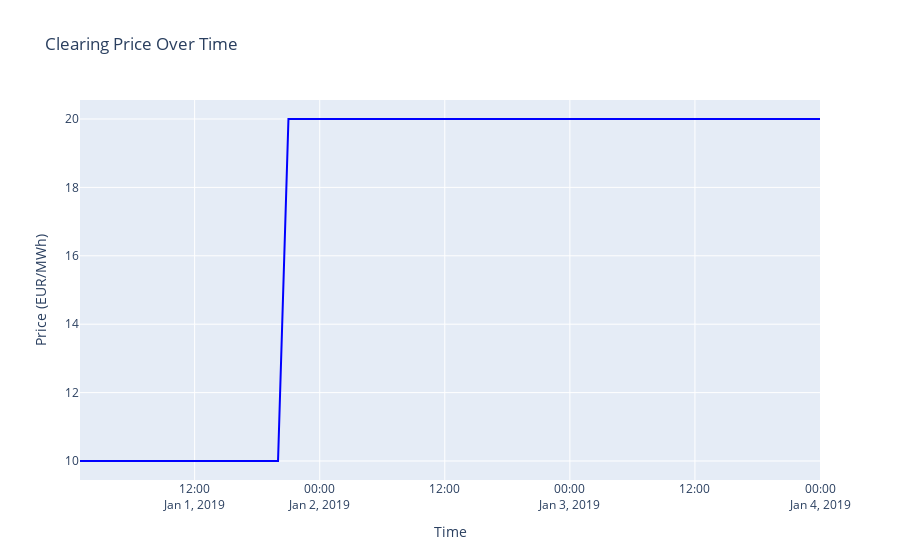

The notebook cell this image was saved under:
### Code cell
# Load the market_meta CSV file
market_meta = pd.read_csv("outputs/tutorial_09_steel_plant_Day_Ahead/market_meta.csv")

# Convert 'time' column to datetime if it's not already in the correct format
market_meta["time"] = pd.to_datetime(market_meta["time"])

# Create a Plotly figure for the clearing price
fig = go.Figure()

# Add a scatter plot trace for the price over time
fig.add_trace(
    go.Scatter(
        x=market_meta["time"],
        y=market_meta["price"],
        mode="lines",
        name="Clearing Price",
        line=dict(color="blue"),
    )
)

# Set the layout for the figure
fig.update_layout(
    title="Clearing Price Over Time",
    xaxis_title="Time",
    yaxis_title="Price (EUR/MWh)",
    xaxis=dict(showgrid=True),
    yaxis=dict(showgrid=True),
)

# Display the figure
fig.show()

### Figure 1 — Plotly figure (JSON) as saved in the notebook; plotly's stock layout.template omitted (floating-point values rounded to 4 significant figures)
{"data": [{"line": {"color": "blue"}, "mode": "lines", "name": "Clearing Price", "type": "scatter", "x": ["2019-01-01T01:00:00", "2019-01-01T02:00:00", "2019-01-01T03:00:00", "2019-01-01T04:00:00", "2019-01-01T05:00:00", "2019-01-01T06:00:00", "2019-01-01T07:00:00", "2019-01-01T08:00:00", "2019-01-01T09:00:00", "2019-01-01T10:00:00", "2019-01-01T11:00:00", "2019-01-01T12:00:00", "2019-01-01T13:00:00", "2019-01-01T14:00:00", "2019-01-01T15:00:00", "2019-01-01T16:00:00", "2019-01-01T17:00:00", "2019-01-01T18:00:00", "2019-01-01T19:00:00", "2019-01-01T20:00:00", "2019-01-01T21:00:00", "2019-01-01T22:00:00", "2019-01-01T23:00:00", "2019-01-02T00:00:00", "2019-01-02T01:00:00", "2019-01-02T02:00:00", "2019-01-02T03:00:00", "2019-01-02T04:00:00", "2019-01-02T05:00:00", "2019-01-02T06:00:00", "2019-01-02T07:00:00", "2019-01-02T08:00:00", "2019-01-02T09:00:00", "2019-01-02T10:00:00", "2019-01-02T11:00:00", "2019-01-02T12:00:00", "2019-01-02T13:00:00", "2019-01-02T14:00:00", "2019-01-02T15:00:00", "2019-01-02T16:00:00", "2019-01-02T17:00:00", "2019-01-02T18:00:00", "2019-01-02T19:00:00", "2019-01-02T20:00:00", "2019-01-02T21:00:00", "2019-01-02T22:00:00", "2019-01-02T23:00:00", "2019-01-03T00:00:00", "2019-01-03T01:00:00", "2019-01-03T02:00:00", "2019-01-03T03:00:00", "2019-01-03T04:00:00", "2019-01-03T05:00:00", "2019-01-03T06:00:00", "2019-01-03T07:00:00", "2019-01-03T08:00:00", "2019-01-03T09:00:00", "2019-01-03T10:00:00", "2019-01-03T11:00:00", "2019-01-03T12:00:00", "2019-01-03T13:00:00", "2019-01-03T14:00:00", "2019-01-03T15:00:00", "2019-01-03T16:00:00", "2019-01-03T17:00:00", "2019-01-03T18:00:00", "2019-01-03T19:00:00", "2019-01-03T20:00:00", "2019-01-03T21:00:00", "2019-01-03T22:00:00", "2019-01-03T23:00:00", "2019-01-04T00:00:00"], "y": [10, 10, 10, 10, 10, 10, 10, 10, 10, 10, 10, 10, 10, 10, 10, 10, 10, 10, 10, 10, 20, 20, 20, 20, 20, 20, 20, 20, 20, 20, 20, 20, 20, 20, 20, 20, 20, 20, 20, 20, 20, 20, 20, 20, 20, 20, 20, 20, 20, 20, 20, 20, 20, 20, 20, 20, 20, 20, 20, 20, 20, 20, 20, 20, 20, 20, 20, 20, 20, 20, 20, 20]}], "layout": {"title": {"text": "Clearing Price Over Time"}, "xaxis": {"showgrid": true, "title": {"text": "Time"}}, "yaxis": {"showgrid": true, "title": {"text": "Price (EUR/MWh)"}}}}
